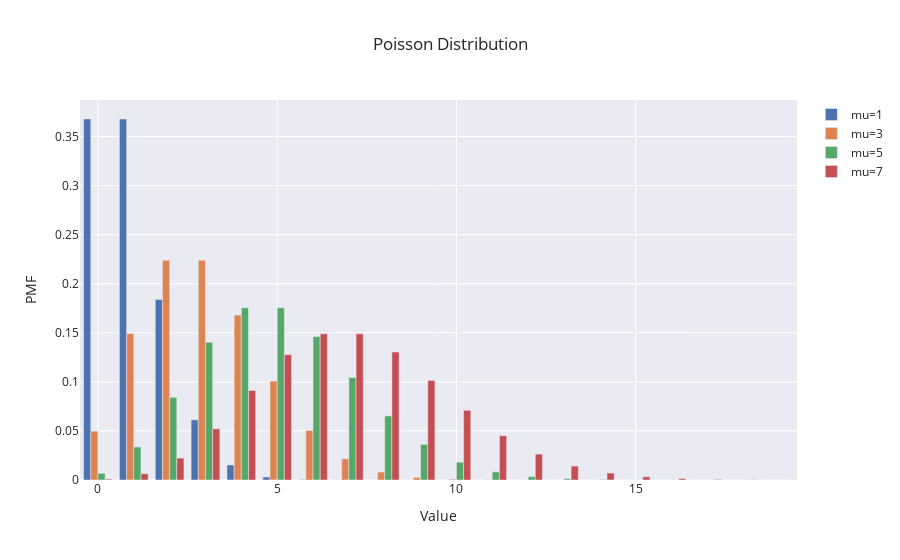

The cell this chart's notebook holds for it:
### Code cell
poisson_fig = go.Figure()
x = np.arange(0, 20)
for mu in [1, 3, 5, 7]:
    poisson_fig.add_trace(
        go.Bar(x=x, y=sts.poisson.pmf(x, mu), name=f"mu={mu}")
        )
poisson_fig.update_layout(title="Poisson Distribution", xaxis_title="Value", yaxis_title="PMF", barmode="group")

### Figure 1 — Plotly figure (JSON) as saved in the notebook; plotly's stock layout.template omitted (floating-point values rounded to 4 significant figures)
{"data": [{"name": "mu=1", "type": "bar", "x": [0, 1, 2, 3, 4, 5, 6, 7, 8, 9, 10, 11, 12, 13, 14, 15, 16, 17, 18, 19], "y": [0.3679, 0.3679, 0.1839, 0.06131, 0.01533, 0.003066, 0.0005109, 7.299e-05, 9.124e-06, 1.014e-06, 1.014e-07, 9.216e-09, 7.68e-10, 5.908e-11, 4.22e-12, 2.813e-13, 1.758e-14, 1.034e-15, 5.746e-17, 3.024e-18]}, {"name": "mu=3", "type": "bar", "x": [0, 1, 2, 3, 4, 5, 6, 7, 8, 9, 10, 11, 12, 13, 14, 15, 16, 17, 18, 19], "y": [0.04979, 0.1494, 0.224, 0.224, 0.168, 0.1008, 0.05041, 0.0216, 0.008102, 0.002701, 0.0008102, 0.000221, 5.524e-05, 1.275e-05, 2.732e-06, 5.463e-07, 1.024e-07, 1.808e-08, 3.013e-09, 4.757e-10]}, {"name": "mu=5", "type": "bar", "x": [0, 1, 2, 3, 4, 5, 6, 7, 8, 9, 10, 11, 12, 13, 14, 15, 16, 17, 18, 19], "y": [0.006738, 0.03369, 0.08422, 0.1404, 0.1755, 0.1755, 0.1462, 0.1044, 0.06528, 0.03627, 0.01813, 0.008242, 0.003434, 0.001321, 0.0004717, 0.0001572, 4.914e-05, 1.445e-05, 4.015e-06, 1.056e-06]}, {"name": "mu=7", "type": "bar", "x": [0, 1, 2, 3, 4, 5, 6, 7, 8, 9, 10, 11, 12, 13, 14, 15, 16, 17, 18, 19], "y": [0.0009119, 0.006383, 0.02234, 0.05213, 0.09123, 0.1277, 0.149, 0.149, 0.1304, 0.1014, 0.07098, 0.04517, 0.02635, 0.01419, 0.007094, 0.003311, 0.001448, 0.0005964, 0.0002319, 8.545e-05]}], "layout": {"barmode": "group", "title": {"text": "Poisson Distribution"}, "xaxis": {"title": {"text": "Value"}}, "yaxis": {"title": {"text": "PMF"}}}}
